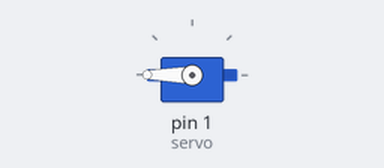
Simulated run of this sketch. Board: Arduino Uno, built with avr-gcc and run on an emulated ATmega328P. On the bench: servo.

Above: at 0.05 s.
At 3.05 s:
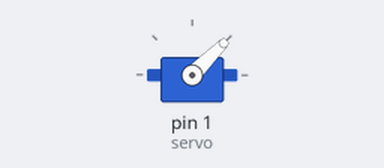
At 6.0 s:
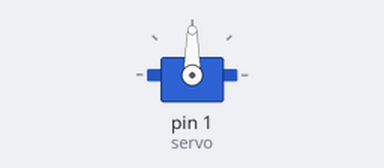
Timing chart, 0 to 7.8 s (numbered marks = the images above):
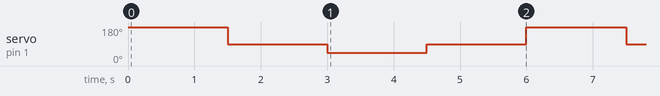

The sketch:

Servo.ino.ino
```cpp
#include <Servo.h>
Servo servo;
int angle = 180;

void setup() {
  servo.attach(1);
  servo.write(angle);
}

void loop() {
 // scan from 0 to 180 degrees
 servo.write(angle);
 delay(1500);
 servo.write(90);
 delay(1500);
 Serial.println("90");
 servo.write(45);
 delay(1500);
 servo.write(90);
 delay(1500);

  /*for(angle = 0; angle < 280; angle++)
  {
    servo.write(angle);
    delay(5);
  }
  // now scan back from 180 to 0 degrees
  for(angle = 280; angle > 10; angle--){
    servo.write(angle);
    delay(5);
  } */
}
```

Measured:
- by itself, servo on pin 1 (servo): repeats every 6.0 s: 45° 1.5 s, 90° 1.5 s, 180° 1.5 s, 90° 1.5 s
